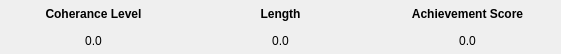
   <widget class="QWidget" name="horizontalLayoutWidget">
    <property name="geometry">
     <rect>
      <x>40</x>
      <y>160</y>
      <width>561</width>
      <height>54</height>
     </rect>
    </property>
    <layout class="QHBoxLayout" name="horizontalLayout">
     <property name="spacing">
      <number>0</number>
     </property>
     <property name="leftMargin">
      <number>0</number>
     </property>
     <property name="topMargin">
      <number>0</number>
     </property>
     <property name="rightMargin">
      <number>0</number>
     </property>
     <property name="bottomMargin">
      <number>0</number>
     </property>
     <item>
      <layout class="QVBoxLayout" name="verticalLayout">
       <item>
        <widget class="QLabel" name="label_6">
         <property name="font">
          <font>
           <weight>75</weight>
           <bold>true</bold>
          </font>
         </property>
         <property name="text">
          <string>Coherance Level</string>
         </property>
         <property name="alignment">
          <set>Qt::AlignCenter</set>
         </property>
         <property name="margin">
          <number>5</number>
         </property>
        </widget>
       </item>
       <item>
        <widget class="QLabel" name="coheranceLabel">
         <property name="text">
          <string>0.0</string>
         </property>
         <property name="alignment">
          <set>Qt::AlignCenter</set>
         </property>
        </widget>
       </item>
      </layout>
     </item>
     <item>
      <layout class="QVBoxLayout" name="verticalLayout_2">
       <item>
        <widget class="QLabel" name="label_16">
         <property name="font">
          <font>
           <weight>75</weight>
           <bold>true</bold>
          </font>
         </property>
         <property name="text">
          <string>Length</string>
         </property>
         <property name="alignment">
          <set>Qt::AlignCenter</set>
         </property>
        </widget>
       </item>
       <item>
        <widget class="QLabel" name="lengthLabel">
         <property name="text">
          <string>0.0</string>
         </property>
         <property name="alignment">
          <set>Qt::AlignCenter</set>
         </property>
        </widget>
       </item>
      </layout>
     </item>
     <item>
      <layout class="QVBoxLayout" name="verticalLayout_3">
       <item>
        <widget class="QLabel" name="label_18">
         <property name="font">
          <font>
           <weight>75</weight>
           <bold>true</bold>
          </font>
         </property>
         <property name="text">
          <string>Achievement Score</string>
         </property>
         <property name="alignment">
          <set>Qt::AlignCenter</set>
         </property>
        </widget>
       </item>
       <item>
        <widget class="QLabel" name="achievmentLabel">
         <property name="text">
          <string>0.0</string>
         </property>
         <property name="alignment">
          <set>Qt::AlignCenter</set>
         </property>
        </widget>
       </item>
      </layout>
     </item>
    </layout>
   </widget>
